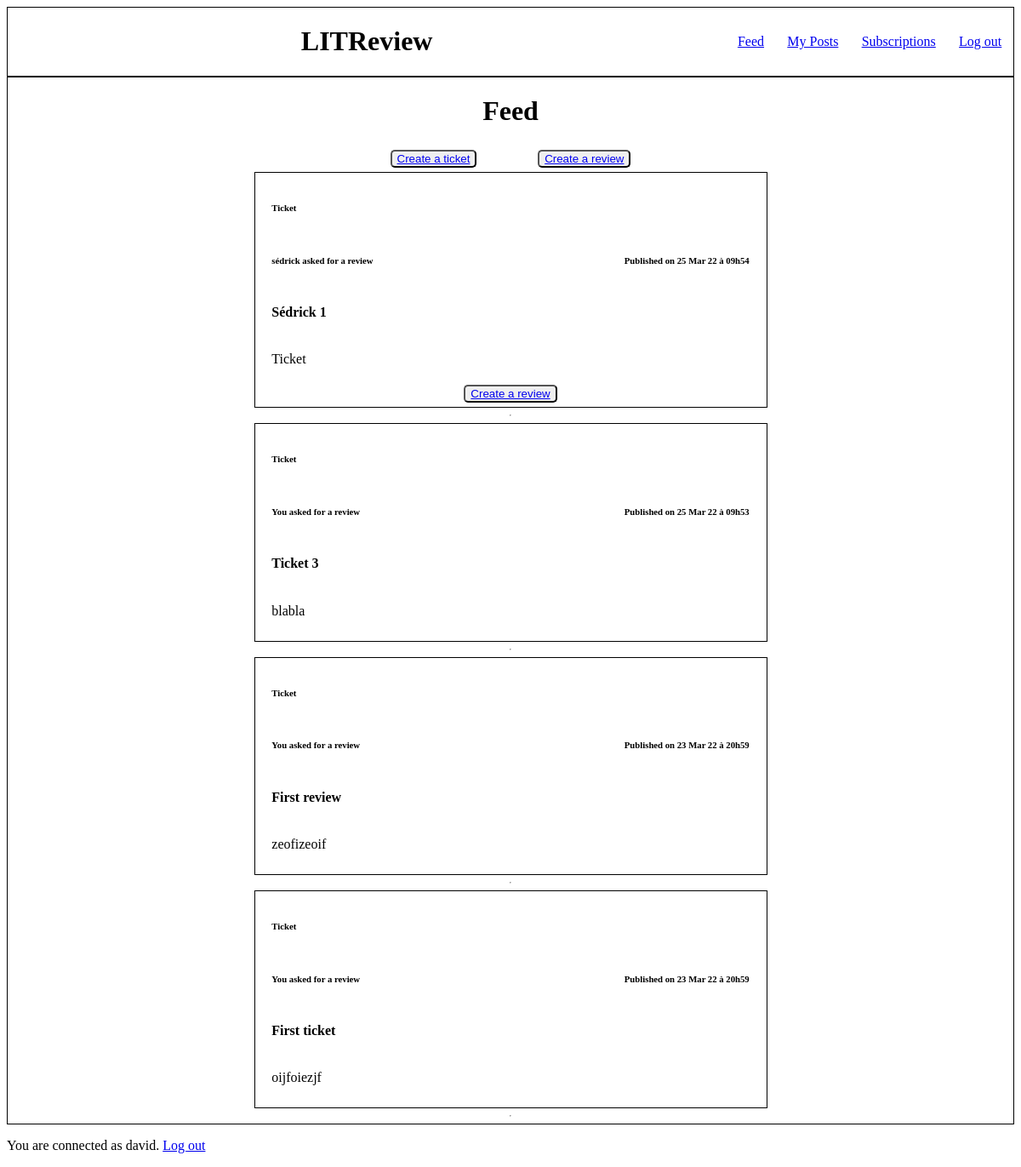
Page /home_page/ (signed in) on the earlier database version.
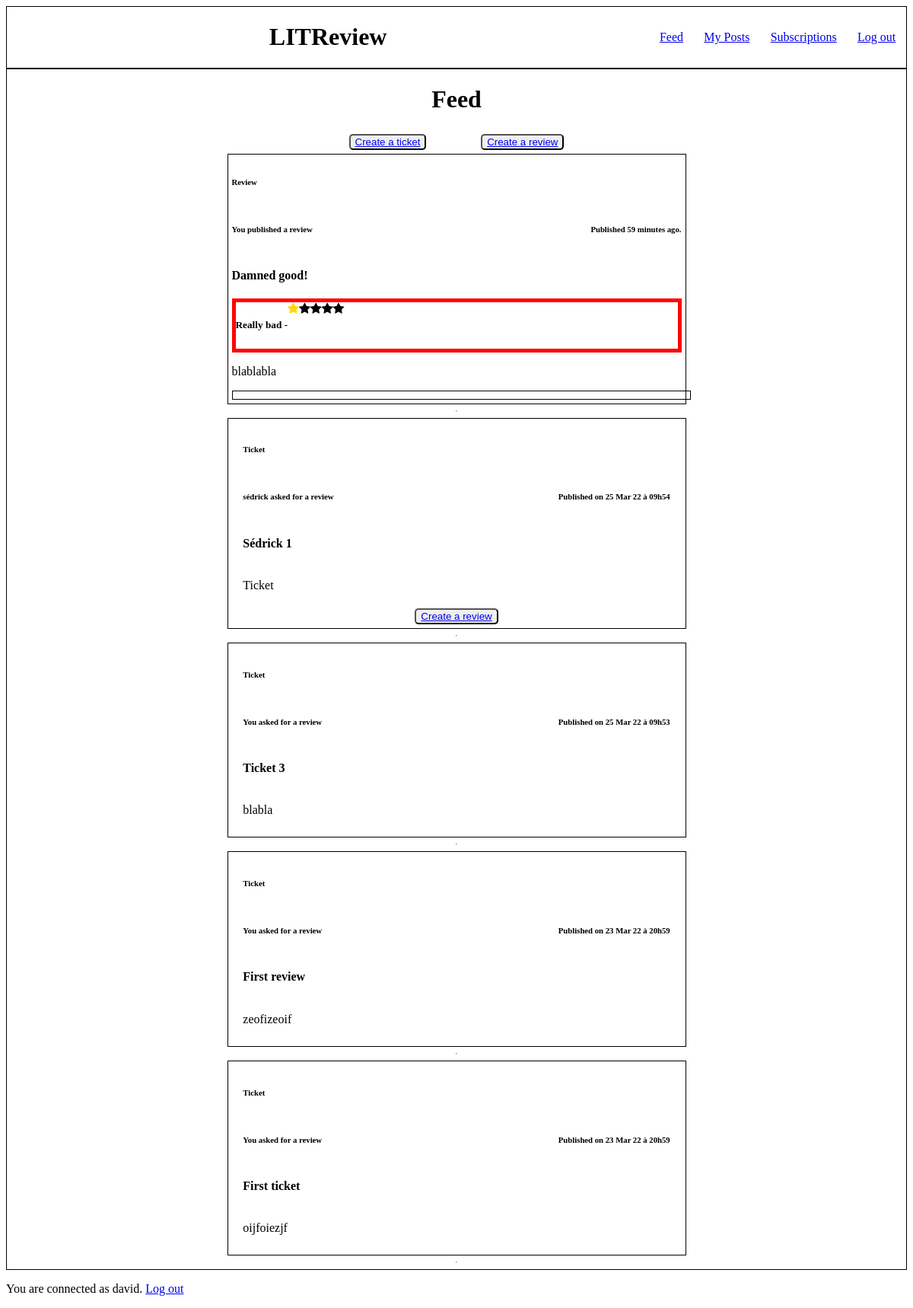
Same page on the later database version.
### feedapp/models.py (models this page shows, shortened)
class Ticket(models.Model):
    title = models.CharField(max_length=128)
    description = models.CharField(max_length=2048, blank=True)
    user = models.ForeignKey(settings.AUTH_USER_MODEL, on_delete=models.CASCADE)
    image = models.ImageField(null=True, blank=True)
    time_created = models.DateTimeField(auto_now_add=True)
    IMAGE_MAX_SIZE = (100, 100)

class Review(models.Model):
    ticket = models.ForeignKey(to=Ticket, null=True, on_delete=models.CASCADE)
    rating = models.PositiveSmallIntegerField(validators=[MinValueValidator(0), MaxValueValidator(5)])
    user = models.ForeignKey(settings.AUTH_USER_MODEL, on_delete=models.CASCADE)
    headline = models.CharField(max_length=128)
    body = models.TextField(max_length=8192)
    time_created = models.DateTimeField(auto_now_add=True)

### authentication/models.py (models this page shows)
class User(AbstractUser):
    username = models.CharField(max_length=20, unique=True)
    USERNAME_FIELD = 'username'

### feedapp/views.py (the view)
# urls.py: path('home_page/', home_page, name='home_page'),
@login_required
def home_page(request):
    follower = models.UserFollows.objects.filter(user=request.user).values('followed_user')
    tickets = models.Ticket.objects.filter(Q(user=request.user) | Q(user__in=follower))
    reviews = models.Review.objects.filter(Q(user=request.user) | Q(user__in=follower) |
                                           Q(ticket__in=tickets))
    tickets = tickets.annotate(content_type=Value('TICKET', CharField()))
    reviews = reviews.annotate(content_type=Value('REVIEW', CharField()))
    posts = sorted(chain(tickets, reviews), key=lambda post: post.time_created, reverse=True)
    return render(request, 'feedapp/home_page.html', context={'posts': posts})

### feedapp/templatetags/feedapp_extras.py (called while the page is built)
@register.filter
def ticket_has_review(value):
    test_existing_reviews = False
    review = models.Review.objects.filter(ticket=value)
    if review:
        test_existing_reviews = True
    return test_existing_reviews

@register.filter
def get_posted_at_display(posted_at):
    seconds_ago = (timezone.now() - posted_at).total_seconds()
    if seconds_ago <= HOUR:
        return f'Published {int(seconds_ago // MINUTE)} minutes ago.'
    elif seconds_ago <= DAY:
        return f'Published {int(seconds_ago // HOUR)} hours ago.'
    return f'Published on {posted_at.strftime("%d %b %y à %Hh%M")}'

@register.simple_tag(takes_context=True)
def get_poster_display(context, user):
    if user == context['user']:
        return 'You'
    return user.username

### feedapp/templates/feedapp/home_page.html
{% extends 'base.html' %}
{% load static %}
{% load feedapp_extras %}
    {% block content %}
    <div class="main_content">
        <h1>Feed</h1>
            <div class="main_content_buttons">
                <button type="button" class="button_review_ticket"><a href="{% url 'create_ticket' %}">Create a ticket</a></button>
                <button type="button" class="button_review_ticket"><a href="{% url 'create_review' %}">Create a review</a></button>
            </div>
            {% for post in posts %}
                {% if post.content_type == 'TICKET' %}
                <div class="ticket_area">
                    {% include 'feedapp/partials/ticket_snippet.html' with ticket=post %}
                            {% if post|ticket_has_review == False and post.user != user %}
                                <button type="button" class="button_review_ticket"><a href="{% url 'answer_ticket' post.id %}">Create a review</a></button>
                            {% endif %}
                </div>
                {% elif post.content_type == 'REVIEW' %}
                    {% include 'feedapp/partials/review_snippet.html' with review=post %}
                {% endif %}
                <hr>
            {% endfor %}
    </div>
    {% endblock content %}

### feedapp/templates/feedapp/partials/review_snippet.html (shortened to what this page needs)
{% load static %}
{% load feedapp_extras %}
<div class="review">
    <h6>Review</h6>
    <div class="review_info">
        <h6>{% get_poster_display review.user%} published a review</h6>
        <h6>{{ review.time_created|get_posted_at_display }}</h6>
    </div>
    <h4>{{ review.headline }}</h4>
    <div class="review_rating">
        {% if review.rating == 5 %}
            <h5>Extraordinary - </h5>
            <i class="fa fa-star checked"></i>
            <i class="fa fa-star checked"></i>
            <i class="fa fa-star checked"></i>
            <i class="fa fa-star checked"></i>
            <i class="fa fa-star checked"></i>
        {% elif review.rating == 1 %}
            <h5>Really bad - </h5>
            <i class="fa fa-star checked"></i>
            <i class="fa fa-star"></i>
            <i class="fa fa-star"></i>
            <i class="fa fa-star"></i>
            <i class="fa fa-star"></i>
        {% endif %}
    </div>
    <p>{{ review.body }}</p>
    <div class="ticket_area">
    </div>
</div>

### feedapp/templates/feedapp/partials/ticket_snippet.html (shortened to what this page needs)
{% load static %}
{% load feedapp_extras %}
<div class="ticket">
    <h6>Ticket</h6>
    <div class="ticket_info">
        <h6>{% get_poster_display ticket.user %} asked for a review</h6>
        <h6>{{ ticket.time_created|get_posted_at_display }}</h6>
    </div>
    <h4>{{ ticket.title }}</h4>
    <p>{{ ticket.description }}</p>
</div>

Differences in the rows shown:
added Review: user "You", time_created|get_posted_at_display "Published 59 minutes ago.", headline "Damned good!", rating "Really bad -", body "blablabla"
